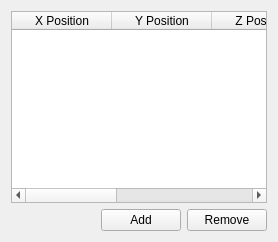
                 <widget class="QWidget" name="mTargetPageFlightRoute">
                  <layout class="QGridLayout" name="gridLayout_24">
                   <item row="0" column="0">
                    <layout class="QGridLayout" name="gridLayout_23">
                     <item row="0" column="0" colspan="3">
                      <widget class="QTableWidget" name="mFlightRouteTableWidget">
                       <column>
                        <property name="text">
                         <string>X Position</string>
                        </property>
                       </column>
                       <column>
                        <property name="text">
                         <string>Y Position</string>
                        </property>
                       </column>
                       <column>
                        <property name="text">
                         <string>Z Position</string>
                        </property>
                       </column>
                       <column>
                        <property name="text">
                         <string>Units</string>
                        </property>
                       </column>
                       <column>
                        <property name="text">
                         <string>Speed</string>
                        </property>
                       </column>
                      </widget>
                     </item>
                     <item row="1" column="1">
                      <widget class="QPushButton" name="mAddFlightRouteButton">
                       <property name="text">
                        <string>Add</string>
                       </property>
                      </widget>
                     </item>
                     <item row="1" column="2">
                      <widget class="QPushButton" name="mRemoveFlightRouteButton">
                       <property name="text">
                        <string>Remove</string>
                       </property>
                      </widget>
                     </item>
                     <item row="1" column="0">
                      <spacer name="horizontalSpacer_10">
                       <property name="orientation">
                        <enum>Qt::Horizontal</enum>
                       </property>
                       <property name="sizeHint" stdset="0">
                        <size>
                         <width>40</width>
                         <height>20</height>
                        </size>
                       </property>
                      </spacer>
                     </item>
                    </layout>
                   </item>
                  </layout>
                 </widget>
